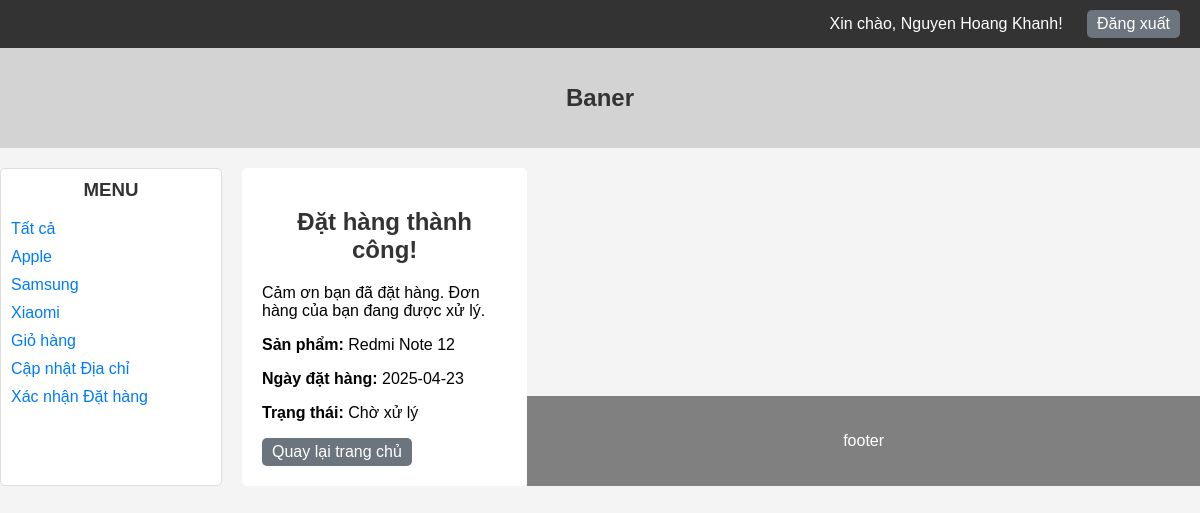
Page /TUAN7/pages/xacnhandathang.php?idsp=23 (signed in) on the committed database.
### tables this page shows
CREATE TABLE `congty` (
  `idcty` int(11) NOT NULL,
  `tencty` varchar(100) NOT NULL,
  `dienthoai` varchar(15) DEFAULT NULL,
  `fax` varchar(15) DEFAULT NULL
);

CREATE TABLE `sanpham` (
  `idsp` int(11) NOT NULL,
  `tensp` varchar(100) NOT NULL,
  `gia` decimal(10,2) DEFAULT NULL,
  `mota` text DEFAULT NULL,
  `hinh` varchar(255) DEFAULT NULL,
  `giamgia` decimal(5,2) DEFAULT NULL,
  `idcty` int(11) DEFAULT NULL
);

### TUAN7/class/csdltmdt.php (called while the page is built, shortened)
<?php
class csdltmdt {
    private $con;
    public function connect() {
        try {
            $this->con = new PDO("mysql:host=" . DB_HOST . ";dbname=" . DB_NAME, DB_USER, DB_PASS);
            $this->con->setAttribute(PDO::ATTR_ERRMODE, PDO::ERRMODE_EXCEPTION);
            $this->con->exec("SET CHARACTER SET utf8");
            $this->con->query("SET NAMES 'utf8'");
        } catch (PDOException $e) {
            echo "Không kết nối được CSDL: " . $e->getMessage();
            exit();
        }
        return $this->con;
    }
    public function getSanPhamById($idsp) {
        $link = $this->connect();
        $sql = "SELECT * FROM SANPHAM WHERE idsp = ?";
        $stmt = $link->prepare($sql);
        $stmt->execute([$idsp]);
        return $stmt->fetch(PDO::FETCH_ASSOC);
    }
    public function danhsachcongty_combobox() {
        return $this->xuatdulieu("SELECT * FROM CONGTY ORDER BY tencty ASC");
    }
    private function xuatdulieu($sql) {
        $link = $this->connect();
        $stmt = $link->prepare($sql);
        $stmt->execute();
        return $stmt->fetchAll(PDO::FETCH_ASSOC);
    }
}
?>

### TUAN7/pages/xacnhandathang.php (the view, shortened to what this page needs)
<?php
require_once '../layout/header.php';
require_once '../class/csdltmdt.php';
$idsp = isset($_GET['idsp']) ? $_GET['idsp'] : null;
$db = new csdltmdt();
$sanpham = $db->getSanPhamById($idsp);
try {
    $ngaydh = date('Y-m-d');
    $trangthai = 'Chờ xử lý';
    echo "<div class='confirmation-message'>";
    echo "<h2>Đặt hàng thành công!</h2>";
    echo "<p>Cảm ơn bạn đã đặt hàng. Đơn hàng của bạn đang được xử lý.</p>";
    echo "<p><strong>Sản phẩm:</strong> " . htmlspecialchars($sanpham['tensp']) . "</p>";
    echo "<p><strong>Ngày đặt hàng:</strong> " . $ngaydh . "</p>";
    echo "<p><strong>Trạng thái:</strong> " . $trangthai . "</p>";
    echo "<a href='/THUCHANHPHP/TUAN6/index.php' class='btn'>Quay lại trang chủ</a>";
    echo "</div>";
} catch (PDOException $e) {
    echo "<p style='text-align: center; color: red;'>Lỗi khi đặt hàng: " . $e->getMessage() . "</p>";
}
require_once '../layout/footer.php';
?>

### TUAN7/layout/header.php (shortened to what this page needs)
<?php
require_once dirname(__DIR__) . '/class/csdltmdt.php';
$db = new csdltmdt();
$congTys = $db->danhsachcongty_combobox();
?>
<!DOCTYPE html>
<html lang="vi">
<head>
    <link rel="stylesheet" href="/THUCHANHPHP/TUAN7/css/style.css">
</head>
<body>
    <div class="auth-bar">
        <?php if (isset($_SESSION['admin'])): ?>
            <span>Xin chào, Admin!</span>
            <a href="/THUCHANHPHP/TUAN7/pages/dangxuat.php" class="btn">Đăng xuất</a>
        <?php elseif (isset($_SESSION['idkh'])): ?>
            <span>Xin chào, <?php echo htmlspecialchars($_SESSION['tenkh']); ?>!</span>
            <a href="/THUCHANHPHP/TUAN7/pages/dangxuat.php" class="btn">Đăng xuất</a>
        <?php else: ?>
            <a href="/THUCHANHPHP/TUAN7/pages/dangnhap.php" class="btn">Đăng nhập</a>
            <a href="/THUCHANHPHP/TUAN7/pages/dangky.php" class="btn">Đăng ký</a>
        <?php endif; ?>
    </div>
    <div class="banner">
        <h1>Baner </h1>
    </div>
    <div class="wrapper">
        <div class="container">
            <div class="sidebar">
                <h3>MENU</h3>
                <ul>
                    <li><a href="/THUCHANHPHP/TUAN7/index.php">Tất cả</a></li>
                    <?php foreach ($congTys as $cty): ?>
                        <li><a href="/THUCHANHPHP/TUAN7/index.php?thuonghieu=<?php echo $cty['idcty']; ?>"><?php echo htmlspecialchars($cty['tencty']); ?></a></li>
                    <?php endforeach; ?>
                    <?php if (isset($_SESSION['idkh'])): ?>
                        <li><a href="/THUCHANHPHP/TUAN7/pages/giohang.php">Giỏ hàng</a></li>
                        <li><a href="/THUCHANHPHP/TUAN7/pages/capnhatdiachinhanhang.php">Cập nhật Địa chỉ</a></li>
                        <li><a href="/THUCHANHPHP/TUAN7/pages/chitietdonhang.php">Xác nhận Đặt hàng</a></li>
                    <?php endif; ?>
                </ul>
            </div>
            <div class="main-content">

### TUAN7/css/style.css (style rules this page uses)
body { font-family: Arial, sans-serif; margin: 0; padding: 0; background-color: #f4f4f4; }
.auth-bar { text-align: right; padding: 10px; background-color: #333; color: white; }
.auth-bar a, .auth-bar span { color: white; margin: 0 10px; text-decoration: none; }
.btn { display: inline-block; padding: 5px 10px; background-color: #6c757d; color: white; border-radius: 5px; text-decoration: none; text-align: center; }
.banner { text-align: center; padding: 20px; background-color: #d3d3d3; }
.banner h1 { color: #333; font-size: 24px; }
.container { display: flex; }
.sidebar { width: 200px; background-color: #fff; border: 1px solid #ddd; border-radius: 5px; }
.sidebar h3 { margin-top: 0; color: #333; }
.sidebar ul { list-style: none; padding: 0; }
.sidebar ul li { margin: 10px 0; }
.sidebar ul li a { color: #007bff; text-decoration: none; }
.main-content { flex: 1; padding-left: 80px; margin-left: 20px; }
h2, h3 { text-align: center; color: #333; }
.btn { display: inline-block; padding: 10px 20px; background-color: #4CAF50; color: white; text-decoration: none; border-radius: 5px; }

### TUAN7/layout/header.php (style rules this page uses)
body { font-family: Arial, sans-serif; margin: 0; padding: 0; background-color: #f4f4f4; }
.auth-bar { text-align: right; padding: 10px; background-color: #333; color: white; }
.auth-bar a, .auth-bar span { color: white; margin: 0 10px; text-decoration: none; }
.btn { display: inline-block; padding: 5px 10px; background-color: #6c757d; color: white; border-radius: 5px; text-decoration: none; text-align: center; }
.banner { text-align: center; padding: 20px; background-color: #d3d3d3; }
.banner h1 { color: #333; font-size: 24px; }
.wrapper { display: flex; justify-content: center; padding: 20px 0; }
.container { width: 1000px; display: flex; }
.sidebar { width: 200px; background-color: #fff; border: 1px solid #ddd; border-radius: 5px; padding: 10px; }
.sidebar h3 { margin-top: 0; color: #333; }
.sidebar ul { list-style: none; padding: 0; }
.sidebar ul li { margin: 10px 0; }
.sidebar ul li a { color: #007bff; text-decoration: none; }
.main-content { flex: 1; padding: 20px; margin-left: 20px; background-color: #fff; border-radius: 5px; }
h2, h3 { text-align: center; color: #333; }

### rows in the picture
congty: tencty "Apple"
congty: tencty "Samsung"
congty: tencty "Xiaomi"
sanpham: tensp "Redmi Note 12"

### other values in the picture
$_SESSION['tenkh'] "Nguyen Hoang Khanh"
$trangthai "Chờ xử lý"
